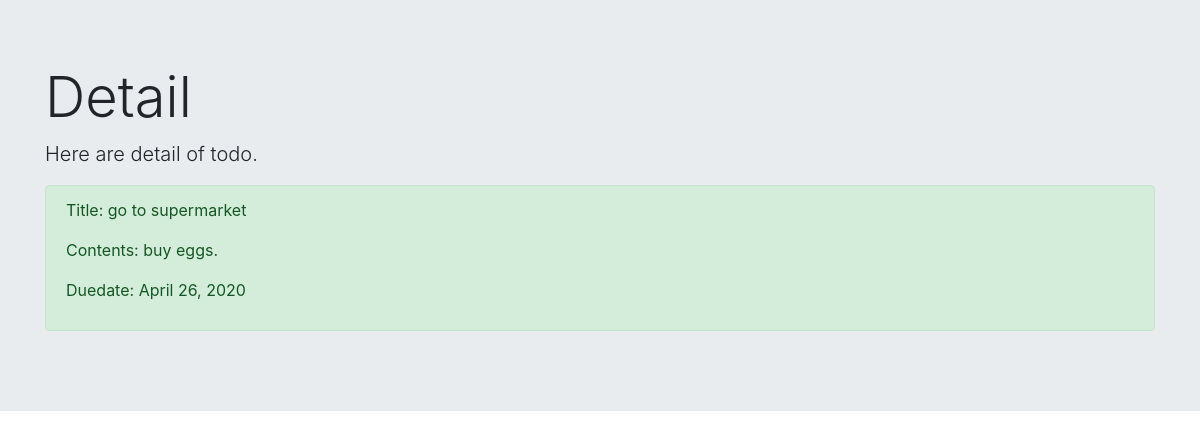
/detail/1, run on the app's committed database.
### todo/models.py (models this page shows, shortened)
class TodoModel(models.Model):
    title = models.CharField(max_length=100)
    memo = models.TextField()
    priority = models.CharField(
        max_length=50,
        choices=PRIORITY
    )
    duedate = models.DateField()

### todo/views.py (the view)
# urls.py: path('detail/<int:pk>', TodoDetail.as_view(), name='detail'),
class TodoDetail(DetailView):
    template_name = 'detail.html'
    model = TodoModel

### templates/detail.html
{% extends 'base.html' %}
{% block header %}
<div class="jumbotron jumbotron-fluid">
  <div class="container">
  <h1 class="display-4">Detail</h1>
  <p class="lead">Here are detail of todo.</p>
</div>
{% endblock %}
{% block content %}
<div class ='container'>
<div class="alert alert-success" role="alert">
  <p>Title: {{object.title}}</p>
  <p>Contents: {{object.memo}}</p>
  <p>Duedate: {{object.duedate}}</p>
</div>
</div>
{% endblock content %}

### data on the page
TodoModel: title "go to supermarket", memo "buy eggs.", duedate "April 26, 2020"
